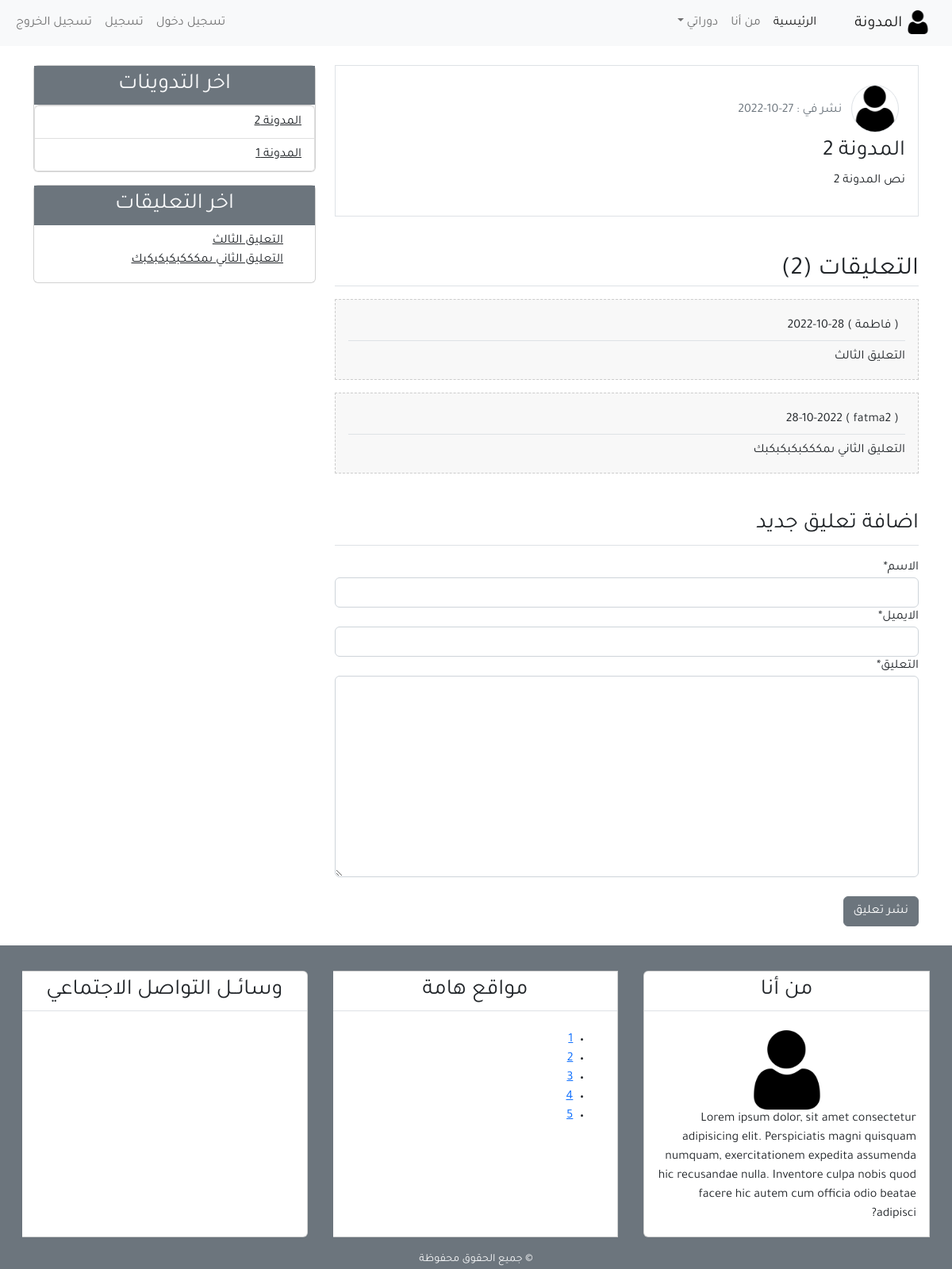
Before: /detail/2/ with the older database file.
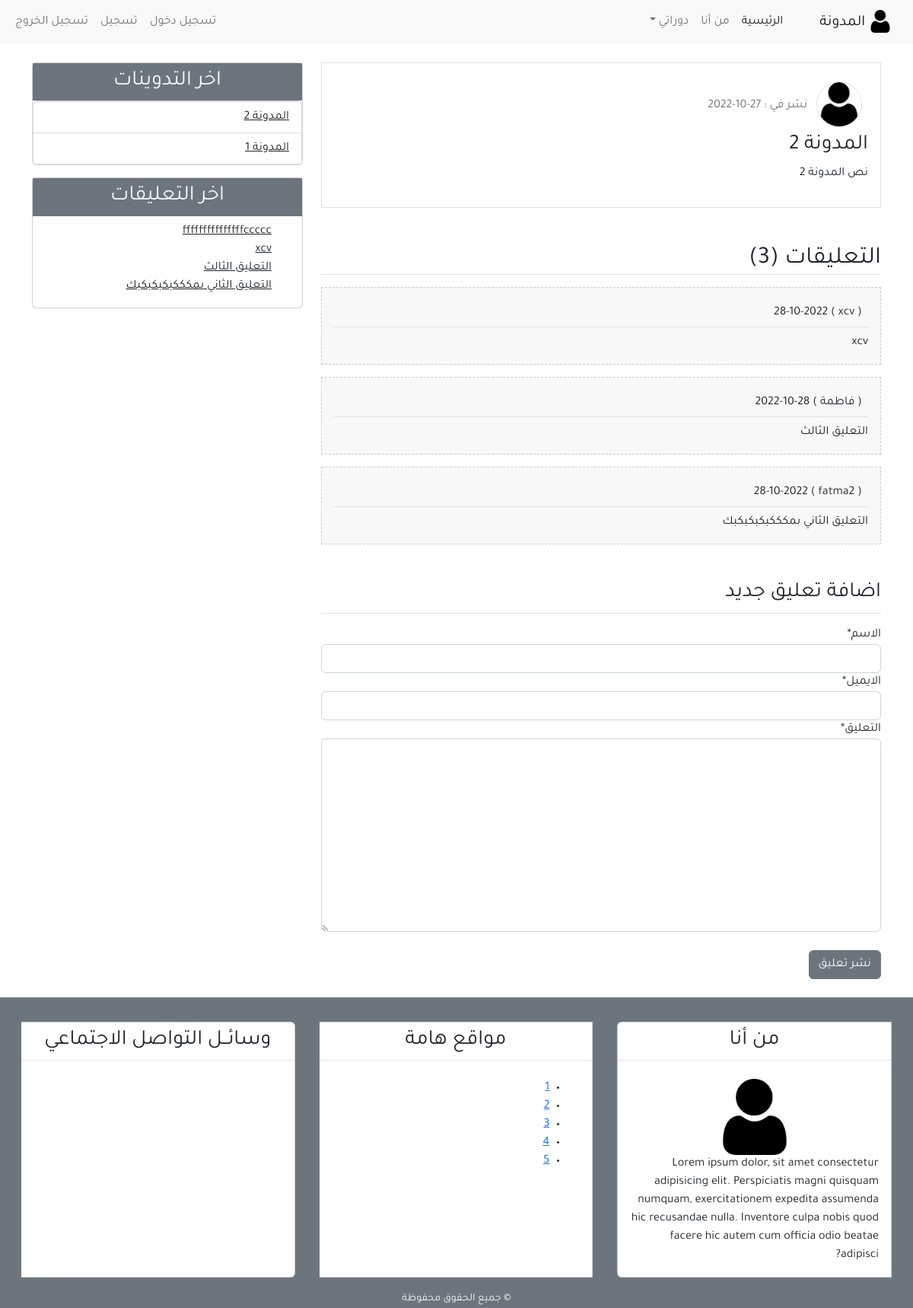
After: the same page with the newer database file.
### blog/models.py (models this page shows, shortened)
class Comment(models.Model) :
  name         = models.CharField( max_length = 50,  verbose_name= 'الاسم')
  email        = models.EmailField(verbose_name= 'الايميل')
  body         = models.TextField(verbose_name= 'التعليق')
  comment_date = models.DateTimeField(auto_now_add =True)
  active       = models.BooleanField(default = False)
  post         = models.ForeignKey(Post, on_delete=models.CASCADE, related_name='comment')
  class Meta:
    ordering =('-comment_date',)

class Post(models.Model):
    title      = models.CharField(max_length = 100)
    content    = models.TextField()
    post_date  = models.DateTimeField(default=timezone.now)
    post_update= models.DateTimeField(auto_now = True)
    author     = models.ForeignKey(User ,on_delete =models.CASCADE)
    class Meta :
        ordering = ('-post_date',)

### blog/views.py (the view, shortened to what this page needs)
# urls.py: path('detail/<int:post_id>/', views.post_detail, name="post_detail")
def post_detail(request, post_id):
    post     = get_object_or_404(Post, pk=post_id)
    comments = post.comment.filter(active =True)
    comment_form = NewComment()
    new_comment=None
    context  ={
        'title' : 'تفاصيل التدوينة',
        'post'  :  post,
        'comments': comments,
        'comment_form': comment_form,
    }
    return render (request, 'blog/post_detail.html',context)

### blog/forms.py
class NewComment(forms.ModelForm):
    class Meta:
        model   = Comment
        fields  = ('name', 'email' , 'body')

### blog/templatetags/post_tag.py (called while the page is built)
@register.inclusion_tag('blog/lastest_post.html')
def lastest_posts():
    context = {
        'l_post' : Post.objects.all()[0:5]
    }
    return context

@register.inclusion_tag('blog/lastest_comments.html')
def lastest_comments():
    context={
        'l_comment' : Comment.objects.filter(active = True)[0:5]
    }
    return context

### blog/templates/blog/post_detail.html (shortened to what this page needs)
{% extends 'blog/base.html' %}
{% load static %}
{% block content %}
{% load crispy_forms_tags %}
  <div class="border mb-4 p-3">
    <img src="{% static 'images/user.png'%}" alt="صورة الناشر" class="img-fluid rounded-circle border m-2 " width="60px">
    <span class="text-secondary">نشر في : {{post.post_date|date:'d-m-Y'}}</span>
    <h3>{{ post.title }}</h3>
    <p>{{ post.content}}</p>
  </div>
  <div>
    <h2 class="border-bottom mt-5 mb-3">التعليقات ({{comments.count}})</h2>
        {% for comment in comments %}
        <div class="mb-3 p-3 comment">
          <h6 class="border-bottom p-2">( {{comment.name}} ) <span class="text-scondary">{{comment.comment_date|date:'d-m-Y'}}</span> </h6>
          <div class="mb-0" style="word-wrap: break-word;">{{comment.body}}</div>
        </div>
        {% empty %}
        <div class="text-center mb-3 p-4 comment">
             <h5 class="mb-0">لا يوجد تعليقات</h5>
        </div>
        {% endfor %}
   <div>
    <h3 class="border-bottom pb-2 mb-3 mt-5">اضافة تعليق جديد</h3>
    <form method="post">
       {{ comment_form|crispy }}
       <input class="btn btn-secondary mb-4 mt-4" type="submit" value="نشر تعليق">
    </form>
   </div>
  </div>
{% endblock content %}

### blog/templates/blog/lastest_post.html
<ul class="list-group p-0 ">
  {% for post in l_post %}
  <li class="list-group-item"><a class="text-dark" href="{% url 'post_detail' post.id %}">{{post.title}}</a></li>
  {% endfor %}
</ul>

### blog/templates/blog/lastest_comments.html
<ul>
    {% for comment in l_comment %}
    <li class="list-group-item">
        <a class="text-dark" href="{% url 'post_detail' comment.post.id %}">
         {% if comment.body|length > 30  %}
            {{comment.body|slice:'20'}}
         {% else %}
         {{comment.body}}
         {% endif %}
        </a></li>
    {% empty %}
    <li class="list-group-item">لا توجد تعليقات</li>
    {% endfor %}
  </ul>

Changed rows visible on the page:
added Comment: comment_date "28-10-2022", body "xcv"
added Comment: body "fffffffffffffffccccc", shown under "اخر التعليقات"
Other visible differences:
{{ comments.count }}: "2" → "3"
